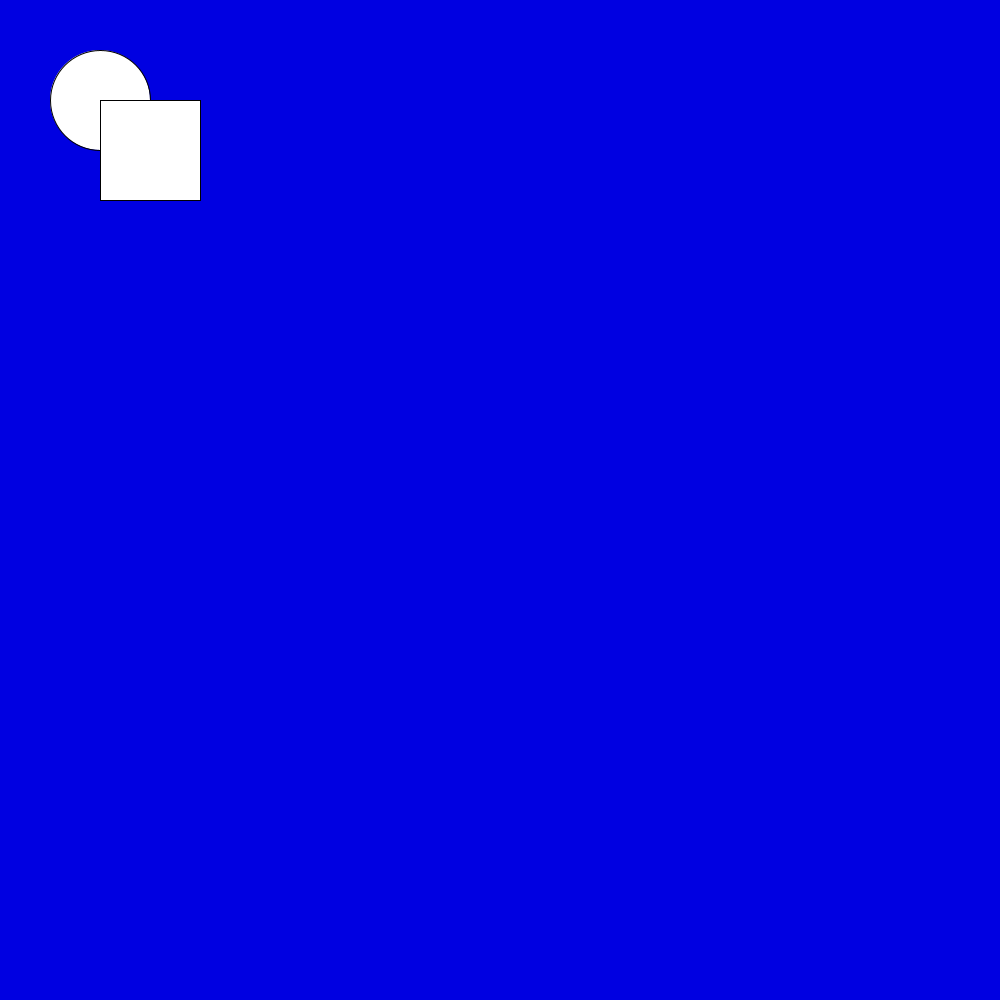
Frame 1 (no input)
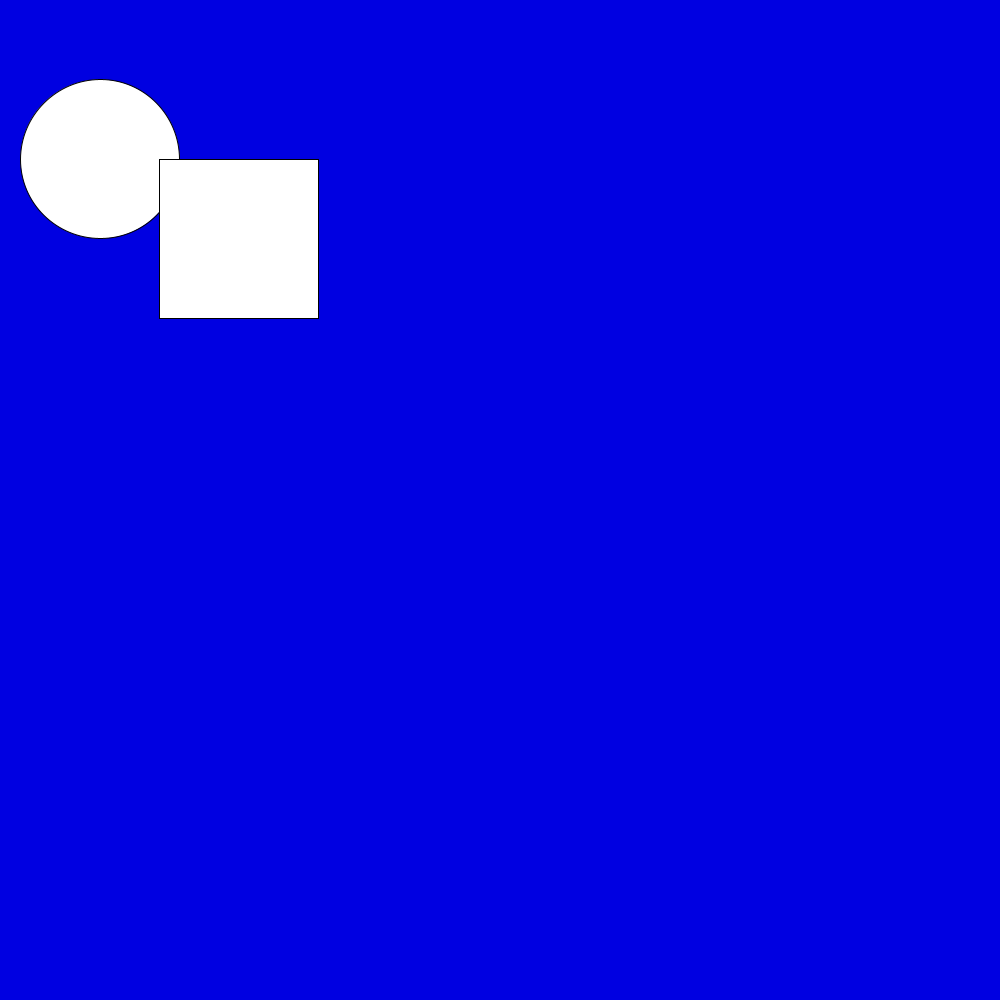
Frame 60 (the mouse pressed at the canvas centre just before this capture)
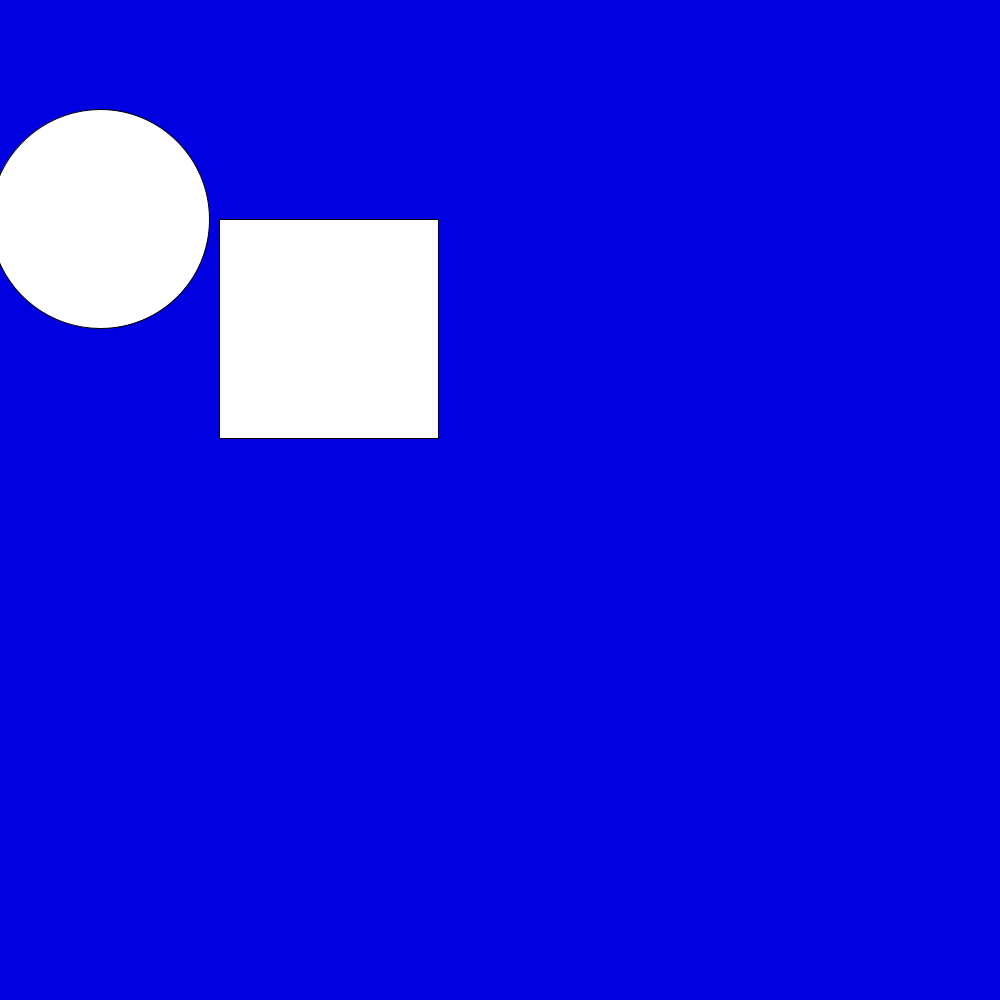
Frame 120 (the mouse held since frame 60 and released just before this capture)

The Processing sketch that drew these frames (run headless with seeded random() and noise(); from frame 60 on, the mouse is pressed at the canvas centre):

// Processing sketch: sketch_160808b
// ── sketch_160808b.pde
 int x= 100;
void setup(){
  size(1000,1000);
  rect(x,100,100,1000);




















}
  void draw(){
    background (0,0, 225);
   ellipse(100,x,x,x);
     rect(x,x,x,x);
x=x+1;
    
    
    
    
    
    
    
    
  }
  
  
  
  
  
